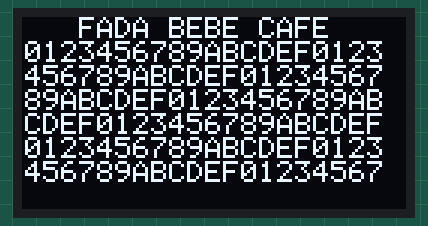
Bench run of a sketch on a simulated Arduino Uno, built with avr-gcc and run on an emulated ATmega328P. On the bench: 128×64 one-colour display. Wiring (inferred from the names in the program): SSD1306 OLED at I2C address 0x3C.

Above: at 0.7 s.
At 11.0 s:
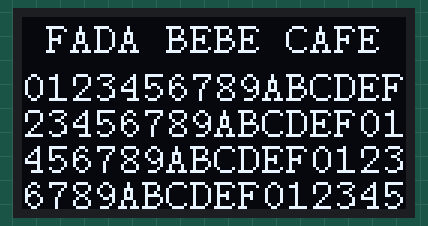
At 21.4 s:
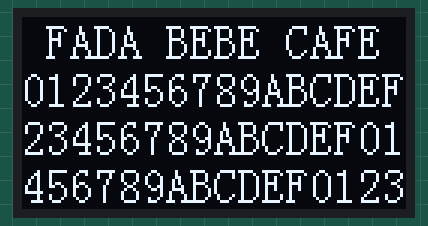

Measured:
- by itself, everything shown: repeats every 31.3 s, in 3 steps
- what the display in image 0 shows lasts 10.3 s, from 0.6 s to 10.9 s
- what the display in image 1 shows lasts 10.5 s, from 10.9 s to 21.4 s

The sketch:

DispOLED_Texto_I2C.ino
```cpp
//
// Teste de escrita de texto com Display OLED
// baseado no controlador SSD1306
// Comunicação via I2C
//

#include <Wire.h>

// Endereço I2C do display
#define DISP_ADDR  0x3C

// Comandos
#define SSD1306_SETCONTRAST 0x81
#define SSD1306_DISPLAYALLON_RESUME 0xA4
#define SSD1306_DISPLAYALLON 0xA5
#define SSD1306_NORMALDISPLAY 0xA6
#define SSD1306_INVERTDISPLAY 0xA7
#define SSD1306_DISPLAYOFF 0xAE
#define SSD1306_DISPLAYON 0xAF
#define SSD1306_SETDISPLAYOFFSET 0xD3
#define SSD1306_SETCOMPINS 0xDA
#define SSD1306_SETVCOMDETECT 0xDB
#define SSD1306_SETDISPLAYCLOCKDIV 0xD5
#define SSD1306_SETPRECHARGE 0xD9
#define SSD1306_SETMULTIPLEX 0xA8
#define SSD1306_SETLOWCOLUMN 0x00
#define SSD1306_SETHIGHCOLUMN 0x10
#define SSD1306_SETSTARTLINE 0x40
#define SSD1306_MEMORYMODE 0x20
#define SSD1306_COLUMNADDR 0x21
#define SSD1306_PAGEADDR   0x22
#define SSD1306_COMSCANINC 0xC0
#define SSD1306_COMSCANDEC 0xC8
#define SSD1306_SEGREMAP 0xA0
#define SSD1306_CHARGEPUMP 0x8D
#define SSD1306_EXTERNALVCC 0x1
#define SSD1306_SWITCHCAPVCC 0x2

// Tamanho da tela
#define SSD1306_LCDWIDTH                  128
#define SSD1306_LCDHEIGHT                 64

// Iniciação
void setup() {
  Wire.begin();
  Display_init();
}

// Laço principal
void loop() {
  Teste_6x8();
  delay (10000);
  Teste_8x12();
  delay (10000);
  Teste_8x16();
  delay (10000);
}

void Teste_6x8() {
  Display_clear();
  Display_print_6x8 (0, 3, "FADA BEBE CAFE");
  byte dig = 0;
  for (byte l = 1; l < 7; l++) {
    for (byte c = 0; c < 20; c++) {
      Display_write_6x8 (l, c, dig);
      dig = (dig + 1) & 0x0F;
    }
  }
}

void Teste_8x12() {
  Display_clear_8x12();
  Display_print_8x12 (0, 1, "FADA BEBE CAFE");
  Display_print_8x12 (1, 0, "0123456789ABCDEF");
  Display_print_8x12 (2, 0, "23456789ABCDEF01");
  Display_print_8x12 (3, 0, "456789ABCDEF0123");
  Display_print_8x12 (4, 0, "6789ABCDEF012345");
}

void Teste_8x16() {
  Display_clear();
  Display_print_8x16 (0, 1, "FADA BEBE CAFE");
  byte dig = 0;
  for (byte l = 1; l < 4; l++) {
    for (byte c = 0; c < 16; c++) {
      Display_write_8x16 (l, c, dig);
      dig = (dig + 1) & 0x0F;
    }
    dig = (dig + 2) & 0x0F;
  }
}

/*********** Caracteres 6x8 **************/

// Fonte 6x8 (só dígitos hexadecimais)
const PROGMEM uint8_t font_6x8 [] = {
  0x00, 0x3E, 0x51, 0x49, 0x45, 0x3E, // 0
  0x00, 0x00, 0x42, 0x7F, 0x40, 0x00, // 1
  0x00, 0x42, 0x61, 0x51, 0x49, 0x46, // 2
  0x00, 0x21, 0x41, 0x45, 0x4B, 0x31, // 3
  0x00, 0x18, 0x14, 0x12, 0x7F, 0x10, // 4
  0x00, 0x27, 0x45, 0x45, 0x45, 0x39, // 5
  0x00, 0x3C, 0x4A, 0x49, 0x49, 0x30, // 6
  0x00, 0x01, 0x71, 0x09, 0x05, 0x03, // 7
  0x00, 0x36, 0x49, 0x49, 0x49, 0x36, // 8
  0x00, 0x06, 0x49, 0x49, 0x29, 0x1E, // 9
  0x00, 0x7C, 0x12, 0x11, 0x12, 0x7C, // A
  0x00, 0x7F, 0x49, 0x49, 0x49, 0x36, // B
  0x00, 0x3E, 0x41, 0x41, 0x41, 0x22, // C
  0x00, 0x7F, 0x41, 0x41, 0x22, 0x1C, // D
  0x00, 0x7F, 0x49, 0x49, 0x49, 0x41, // E
  0x00, 0x7F, 0x09, 0x09, 0x09, 0x01  // F
};

// Escreve um "string hexadecimal" a partir da linha l(0 a 7), coluna c(0 a 19)
// Só para facilitar o teste
void Display_print_6x8 (byte l, byte c, char *str){
  while (*str) {
    if ((*str >= '0') && (*str <= '9')) {
      Display_write_6x8 (l, c, *str-'0');
    } else if ((*str >= 'A') && (*str <= 'F')) {
      Display_write_6x8 (l, c, *str-'A'+10);
    }
    c++;
    str++;
  }
}

// Escreve um digito hexadecimal na linha l(0 a 7), coluna c(0 a 19)
void Display_write_6x8 (byte l, byte c, byte dig) {
  uint8_t *gc = &font_6x8[dig*6];

  // Endereça o caracter
  Display_sendcmd (SSD1306_COLUMNADDR);
  Display_sendcmd (c*6);
  Display_sendcmd (c*6 + 5);
  Display_sendcmd (SSD1306_PAGEADDR);
  Display_sendcmd (l);
  Display_sendcmd (l);

  // Escreve
  Wire.beginTransmission(DISP_ADDR);
  Wire.write(0x40);  // Co=0, DC = 1
  for (uint8_t x = 0;  x < 6; x++)
  {
      Wire.write(pgm_read_byte(gc++));
  }
  Wire.endTransmission();
}

/*********** Caracteres 8x16 **************/

// Fonte 8x16 (só dígitos hexadecimais)
const PROGMEM uint8_t font_8x16 [] = {
    0x00, 0xE0, 0x10, 0x08, 0x08, 0x10, 0xE0, 0x00, 0x00, 0x0F, 0x10, 0x20, 0x20, 0x10, 0x0F, 0x00, // 0
    0x00, 0x10, 0x10, 0xF8, 0x00, 0x00, 0x00, 0x00, 0x00, 0x20, 0x20, 0x3F, 0x20, 0x20, 0x00, 0x00, // 1
    0x00, 0x70, 0x08, 0x08, 0x08, 0x88, 0x70, 0x00, 0x00, 0x30, 0x28, 0x24, 0x22, 0x21, 0x30, 0x00, // 2
    0x00, 0x30, 0x08, 0x88, 0x88, 0x48, 0x30, 0x00, 0x00, 0x18, 0x20, 0x20, 0x20, 0x11, 0x0E, 0x00, // 3
    0x00, 0x00, 0xC0, 0x20, 0x10, 0xF8, 0x00, 0x00, 0x00, 0x07, 0x04, 0x24, 0x24, 0x3F, 0x24, 0x00, // 4
    0x00, 0xF8, 0x08, 0x88, 0x88, 0x08, 0x08, 0x00, 0x00, 0x19, 0x21, 0x20, 0x20, 0x11, 0x0E, 0x00, // 5
    0x00, 0xE0, 0x10, 0x88, 0x88, 0x18, 0x00, 0x00, 0x00, 0x0F, 0x11, 0x20, 0x20, 0x11, 0x0E, 0x00, // 6
    0x00, 0x38, 0x08, 0x08, 0xC8, 0x38, 0x08, 0x00, 0x00, 0x00, 0x00, 0x3F, 0x00, 0x00, 0x00, 0x00, // 7
    0x00, 0x70, 0x88, 0x08, 0x08, 0x88, 0x70, 0x00, 0x00, 0x1C, 0x22, 0x21, 0x21, 0x22, 0x1C, 0x00, // 8
    0x00, 0xE0, 0x10, 0x08, 0x08, 0x10, 0xE0, 0x00, 0x00, 0x00, 0x31, 0x22, 0x22, 0x11, 0x0F, 0x00, // 9
    0x00, 0x00, 0xC0, 0x38, 0xE0, 0x00, 0x00, 0x00, 0x20, 0x3C, 0x23, 0x02, 0x02, 0x27, 0x38, 0x20, // A
    0x08, 0xF8, 0x88, 0x88, 0x88, 0x70, 0x00, 0x00, 0x20, 0x3F, 0x20, 0x20, 0x20, 0x11, 0x0E, 0x00, // B
    0xC0, 0x30, 0x08, 0x08, 0x08, 0x08, 0x38, 0x00, 0x07, 0x18, 0x20, 0x20, 0x20, 0x10, 0x08, 0x00, // C
    0x08, 0xF8, 0x08, 0x08, 0x08, 0x10, 0xE0, 0x00, 0x20, 0x3F, 0x20, 0x20, 0x20, 0x10, 0x0F, 0x00, // D
    0x08, 0xF8, 0x88, 0x88, 0xE8, 0x08, 0x10, 0x00, 0x20, 0x3F, 0x20, 0x20, 0x23, 0x20, 0x18, 0x00, // E
    0x08, 0xF8, 0x88, 0x88, 0xE8, 0x08, 0x10, 0x00, 0x20, 0x3F, 0x20, 0x00, 0x03, 0x00, 0x00, 0x00  // F
};

// Escreve um "string hexadecimal" a partir da linha l(0 a 3), coluna c(0 a 15)
// Só para facilitar o teste
void Display_print_8x16 (byte l, byte c, char *str){
  while (*str) {
    if ((*str >= '0') && (*str <= '9')) {
      Display_write_8x16 (l, c, *str-'0');
    } else if ((*str >= 'A') && (*str <= 'F')) {
      Display_write_8x16 (l, c, *str-'A'+10);
    }
    c++;
    str++;
  }
}

// Escreve um dígito hexadecimal na linha l(0 a 3), coluna c(0 a 15)
void Display_write_8x16 (byte l, byte c, byte dig)
{
  uint8_t *gc = &font_8x16[dig*16];

  // Endereça e escreve a parte de cima
  Display_sendcmd (SSD1306_COLUMNADDR);
  Display_sendcmd (c << 3);
  Display_sendcmd ((c << 3) + 7);
  Display_sendcmd (SSD1306_PAGEADDR);
  Display_sendcmd (l << 1);
  Display_sendcmd (l << 1);
  Wire.beginTransmission(DISP_ADDR);
  Wire.write(0x40);  // Co=0, DC = 1
  for (uint8_t x = 0;  x < 8; x++)
  {
      Wire.write(pgm_read_byte(gc++));
  }
  Wire.endTransmission();

  // Endereça e escreve a parte de baixo
  Display_sendcmd (SSD1306_COLUMNADDR);
  Display_sendcmd (c << 3);
  Display_sendcmd ((c << 3) + 7);
  Display_sendcmd (SSD1306_PAGEADDR);
  Display_sendcmd ((l << 1) + 1);
  Display_sendcmd ((l << 1) + 1);
  Wire.beginTransmission(DISP_ADDR);
  Wire.write(0x40);  // Co=0, DC = 1
  for (uint8_t x = 0;  x < 8; x++)
  {
      Wire.write(pgm_read_byte(gc++));
  }
  Wire.endTransmission();
}

/*********** Caracteres 8x12 **************/

// Cópia da imagem da tela na Ram
uint8_t tela [SSD1306_LCDWIDTH*SSD1306_LCDHEIGHT/8];

// Copia uma página da Ram para o controlador
void copyPag (uint8_t pag) {
  int addr = pag << 7;  // pag * 128 = pag * SSD1306_LCDWIDTH
  Display_sendcmd (SSD1306_COLUMNADDR);
  Display_sendcmd (0);
  Display_sendcmd (SSD1306_LCDWIDTH-1);
  Display_sendcmd (SSD1306_PAGEADDR);
  Display_sendcmd (pag);
  Display_sendcmd (pag);
  for (uint16_t i = 0; i < SSD1306_LCDWIDTH/16; i++)
  {
      Wire.beginTransmission(DISP_ADDR);
      Wire.write(0x40);  // Co=0, DC = 1
      for (uint8_t x=0; x<16; x++)
      {
          Wire.write(tela[addr++]);
      }
      Wire.endTransmission();
  }
}

void Display_clear_8x12() {
  memset (tela, 0, sizeof(tela));
  Display_clear();
}

// Fonte 8x12 (só dígitos hexadecimais)
const PROGMEM uint8_t font_8x12 [] = {
    0x00, 0xE0, 0x10, 0x08, 0x08, 0x10, 0xE0, 0x00,  0x00, 0x03, 0x04, 0x08, 0x08, 0x04, 0x03, 0x00, // 0 ok
    0x00, 0x10, 0x10, 0xF8, 0x00, 0x00, 0x00, 0x00,  0x00, 0x08, 0x08, 0x0F, 0x08, 0x08, 0x08, 0x00, // 1 ok
    0x00, 0x70, 0x08, 0x08, 0x08, 0x88, 0x70, 0x00,  0x00, 0x08, 0x0C, 0x0A, 0x09, 0x08, 0x08, 0x00, // 2 ok
    0x00, 0x10, 0x08, 0x48, 0x48, 0xA8, 0x10, 0x00,  0x00, 0x04, 0x08, 0x08, 0x08, 0x04, 0x07, 0x00, // 3 ok
    0x00, 0x80, 0x40, 0x20, 0x10, 0xF8, 0x00, 0x00,  0x00, 0x01, 0x01, 0x09, 0x09, 0x0F, 0x08, 0x00, // 4 ok
    0x00, 0xF8, 0x88, 0x48, 0x48, 0x88, 0x08, 0x00,  0x00, 0x04, 0x08, 0x08, 0x08, 0x04, 0x03, 0x00, // 5 ok
    0x00, 0xE0, 0x90, 0x48, 0x48, 0x90, 0x00, 0x00,  0x00, 0x03, 0x04, 0x08, 0x08, 0x04, 0x03, 0x00, // 6 ok
    0x00, 0x18, 0x08, 0x08, 0xC8, 0x28, 0x18, 0x00,  0x00, 0x00, 0x00, 0x0F, 0x00, 0x00, 0x00, 0x00, // 7 ok
    0x00, 0x30, 0x48, 0x88, 0x88, 0x48, 0x30, 0x00,  0x00, 0x06, 0x09, 0x08, 0x08, 0x09, 0x06, 0x00, // 8 ok
    0x00, 0x60, 0x90, 0x08, 0x08, 0x90, 0xE0, 0x00,  0x00, 0x00, 0x08, 0x09, 0x09, 0x04, 0x03, 0x00, // 9 ok
    0x00, 0x00, 0xE0, 0x38, 0xE0, 0x00, 0x00, 0x00,  0x08, 0x0E, 0x09, 0x01, 0x09, 0x0E, 0x08, 0x00, // A ok
    0x08, 0xF8, 0x88, 0x88, 0xC8, 0xB0, 0x00, 0x00,  0x08, 0x0F, 0x08, 0x08, 0x08, 0x04, 0x03, 0x00, // B ok
    0xE0, 0x10, 0x08, 0x08, 0x08, 0x08, 0x10, 0x00,  0x03, 0x04, 0x08, 0x08, 0x08, 0x08, 0x04, 0x00, // C .
    0x08, 0xF8, 0x08, 0x08, 0x08, 0x10, 0xE0, 0x00,  0x08, 0x0F, 0x08, 0x08, 0x08, 0x04, 0x03, 0x00, // D .
    0x08, 0xF8, 0x88, 0x88, 0xC8, 0x08, 0x10, 0x00,  0x08, 0x0F, 0x08, 0x08, 0x09, 0x08, 0x04, 0x00, // E .
    0x08, 0xF8, 0x88, 0x88, 0xC8, 0x08, 0x10, 0x00,  0x08, 0x0F, 0x08, 0x00, 0x01, 0x00, 0x00, 0x00  // F .
};

// Tabelas para facilitar o endereçamento
const int     addrLin[] = { 0x000, 0x100, 0x180, 0x280, 0x300};
const uint8_t pagLin [] = { 0, 2, 3, 5, 6};

// Escreve um "string hexadecimal" a partir da linha l(0 a 4), coluna c(0 a 15)
void Display_print_8x12 (byte l, byte c, char *str) {

  // Atualiza na Ram
  int addr = addrLin[l];
  while (*str != 0) {
    byte dig = 0xFF;
    if ((*str >= '0') && (*str <= '9')) {
      dig = *str-'0';
    } else if ((*str >= 'A') && (*str <= 'F')) {
      dig = *str-'A'+10;
    }
    if (dig != 0xFF) {
      uint8_t *gc = &font_8x12[dig*16];
      if ((l == 2) || (l == 4)) {
        // Alinhada em baixo
        for (int x = 0; x < 8; x++) {
          tela[addr+c*8+x] = (tela[addr+c*8+x] & 0x0F) | ((pgm_read_byte(gc+x) & 0x0F) << 4);
        }
        for (int x = 0; x < 8; x++) {
          tela[addr+0x80+c*8+x] = ((pgm_read_byte(gc+x) & 0xF0) >> 4) | ((pgm_read_byte(gc+x+8) & 0x0F) << 4);
        }
      } else {
        // Alinhada em cima
        for (int x = 0; x < 8; x++) {
          tela[addr+c*8+x] = pgm_read_byte(gc+x);
        }
        for (int x = 0; x < 8; x++) {
          tela[addr+0x80+c*8+x] = (tela[addr+0x80+c*8+x] & 0xF0) | (pgm_read_byte(gc+x+8) & 0x0F);
        }
      }
    }
    str++;
    c++;
  }

  // Copia para o controlador
  uint8_t pag = pagLin[l];
  copyPag (pag);
  copyPag (pag+1);
}


/*********** Parte Comum **************/

// Sequência de iniciação do display
byte cmdInit[] =
{
    SSD1306_DISPLAYOFF,
    SSD1306_SETDISPLAYCLOCKDIV, 0x80,
    SSD1306_SETMULTIPLEX, 0x3F,
    SSD1306_SETDISPLAYOFFSET, 0x00,
    SSD1306_SETSTARTLINE | 0x0,
    SSD1306_CHARGEPUMP, 0x14,
    SSD1306_MEMORYMODE, 0x00,
    SSD1306_SEGREMAP | 0x1,
    SSD1306_COMSCANDEC,
    SSD1306_SETCOMPINS, 0x12,
    SSD1306_SETCONTRAST, 0xCF,
    SSD1306_SETPRECHARGE, 0xF1,
    SSD1306_SETVCOMDETECT, 0x40,
    SSD1306_DISPLAYALLON_RESUME,
    SSD1306_NORMALDISPLAY,
    SSD1306_DISPLAYON
};

// Iniciação do display
void Display_init()
{
  Display_sendcmd (cmdInit, sizeof(cmdInit));
  Display_clear();
}

// Limpa o display
void Display_clear()
{
  // Define endereços iniciais e finais de colunas e páginas
  Display_sendcmd (SSD1306_COLUMNADDR);
  Display_sendcmd (0);
  Display_sendcmd (SSD1306_LCDWIDTH-1);
  Display_sendcmd (SSD1306_PAGEADDR);
  Display_sendcmd (0);
  Display_sendcmd (7);

  // Preenche a memória com zeros
  for (uint16_t i=0; i<((SSD1306_LCDWIDTH*SSD1306_LCDHEIGHT/8)/16); i++)
  {
      Wire.beginTransmission(DISP_ADDR);
      Wire.write(0x40);  // Co=0, DC = 1
      for (uint8_t x=0; x<16; x++)
      {
          Wire.write(0);
      }
      Wire.endTransmission();
  }
}

// Envia sequência de comandos ao display
void Display_sendcmd (byte *cmd, int nCmds)
{
  Wire.beginTransmission(DISP_ADDR);
  Wire.write (0);  // Co= 0. DC = 0
  for (int i = 0; i < nCmds; i++)
  {
    Wire.write(cmd[i]);
  }
  Wire.endTransmission();
}

// Envia um byte de comando ao display
void Display_sendcmd (byte cmd)
{
  Wire.beginTransmission(DISP_ADDR);
  Wire.write (0);  // Co= 0. DC = 0
  Wire.write(cmd);
  Wire.endTransmission();
}
```
